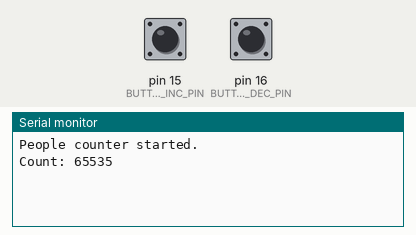
Simulated run of this sketch. Board: Arduino Uno, built for the host (arithmetic inside an expression is 32-bit, double 64-bit). On the bench: the last lines printed to the serial monitor. The test bench sets the inputs (shaded band); at power-on: pin 15 (BUTTON_INC_PIN) HIGH, pin 16 (BUTTON_DEC_PIN) HIGH. EEPROM starts erased.

Above: at 1.2 s.
1.3 s: pin 15 (BUTTON_INC_PIN) pulled LOW for 0.15 s
At 1.8 s:
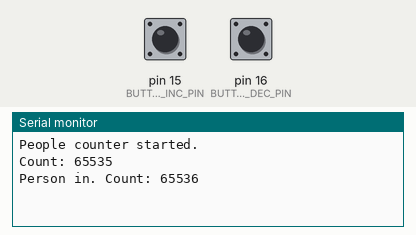
2.9 s: pin 16 (BUTTON_DEC_PIN) pulled LOW for 0.15 s
At 4.2 s:
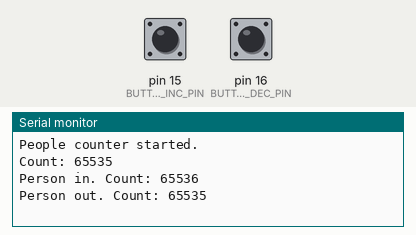
4.5 s: pin 16 (BUTTON_DEC_PIN) pulled LOW for 1 s
At 5.4 s:
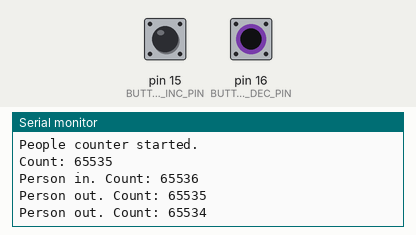
7.0 s: pin 15 (BUTTON_INC_PIN) pulled LOW for 1 s
At 8.5 s:
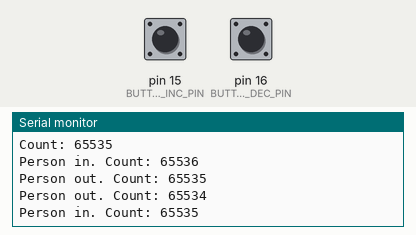

The sketch:

E5_People_Counter.ino
```cpp
#include <Arduino.h>
#include <EEPROM.h>

// ---------- Hardware ----------
#define BUTTON_INC_PIN   15          // increment button to GND (internal pull-up)
#define BUTTON_DEC_PIN   16          // decrement button to GND (internal pull-up)

// ---------- Storage ----------
#define EEPROM_SIZE      4           // one uint32_t
#define COUNT_ADDRESS    0
#define ERASED_VALUE     0xFFFFFFFF  // what 4 never-written bytes read as

// ---------- Timing ----------
#define DEBOUNCE_MS      50

uint32_t peopleCount = 0;

// ---------- Debounce state, one slot per button: [0] = INC, [1] = DEC ----------
const int BUTTON_PINS[2] = {BUTTON_INC_PIN, BUTTON_DEC_PIN};
int lastReading[2] = {HIGH, HIGH};
int stableLevel[2] = {HIGH, HIGH};
unsigned long lastChangeTime[2] = {0, 0};

bool buttonPressed(int index) {      // true once per press of button [index]
  int reading = digitalRead(BUTTON_PINS[index]);
  if (reading != lastReading[index]) {
    lastReading[index]    = reading;
    lastChangeTime[index] = millis();
  }
  if ((millis() - lastChangeTime[index]) >= DEBOUNCE_MS && reading != stableLevel[index]) {
    stableLevel[index] = reading;
    if (stableLevel[index] == LOW) {
      return true;
    }
  }
  return false;
}

void saveCount() {
  EEPROM.put(COUNT_ADDRESS, peopleCount);
  EEPROM.commit();
}

void setup() {
  Serial.begin(115200);
  pinMode(BUTTON_INC_PIN, INPUT_PULLUP);
  pinMode(BUTTON_DEC_PIN, INPUT_PULLUP);
  EEPROM.begin(EEPROM_SIZE);

  EEPROM.get(COUNT_ADDRESS, peopleCount);
  if (peopleCount == ERASED_VALUE) {   // first run: nothing saved yet
    peopleCount = 0;
    saveCount();
  }

  Serial.println("People counter started.");
  Serial.print("Count: ");
  Serial.println(peopleCount);
}

void loop() {
  if (buttonPressed(0)) {
    peopleCount++;
    saveCount();
    Serial.print("Person in. Count: ");
    Serial.println(peopleCount);
  }

  if (buttonPressed(1)) {
    if (peopleCount > 0) {             // unsigned: never go below 0
      peopleCount--;
      saveCount();
      Serial.print("Person out. Count: ");
      Serial.println(peopleCount);
    }
  }
}
```

Measured:
- after the input at 1.3 s, the serial monitor: prints a new line after 0.05 s (image 1)
- after the input at 2.9 s, the serial monitor: prints a new line after 0.05 s (image 2)
- after the input at 4.5 s, the serial monitor: prints a new line after 0.05 s (image 3)
- after the input at 7.0 s, the serial monitor: prints a new line after 0.05 s (image 4)
